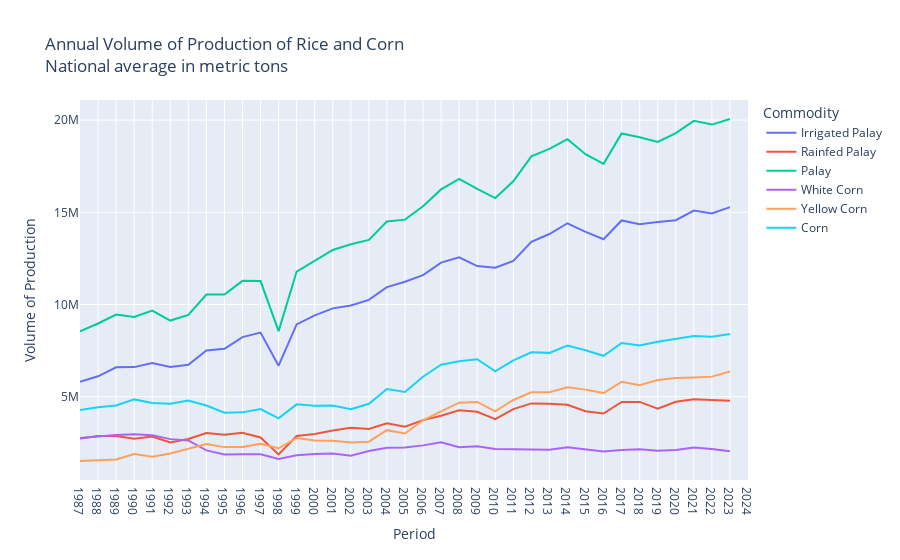
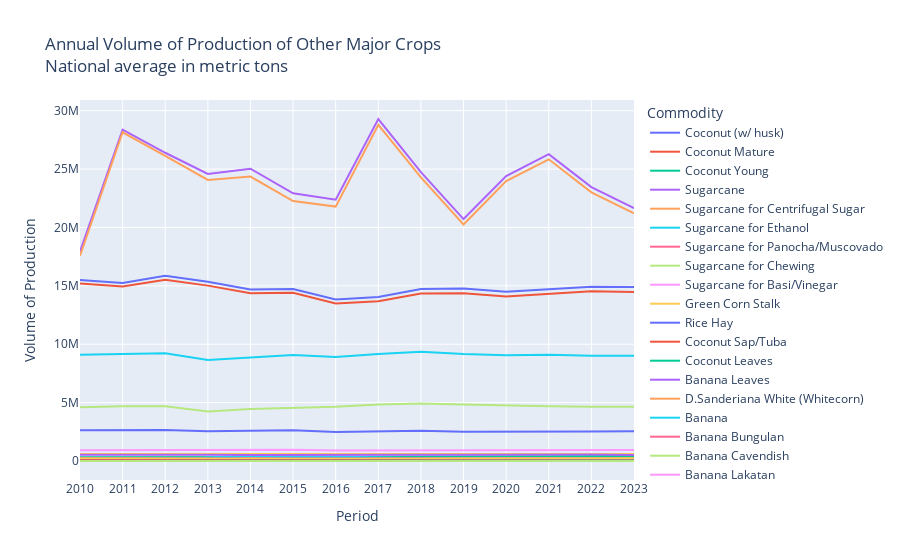

These figures' notebook cell, in order:
### Markdown cell above
## Data Overview

Selected major crops (analyzed are checked):
- ✅ Rice / Palay
- ✅ Corn / Maize
- Sweet Potato / Camote
- Mongo / Monggo / Mung Beans
- Banana
- Coconut
- Onion
- Garlic
- Sugarcane

### Code cell
# Volume of Production of Selected Major Crops
df = pd.read_csv("datasets/agricultural-indicators/volume_rice-corn.csv", skiprows=2)
df = df[df["Geolocation"] == "PHILIPPINES"]
df = df.filter(regex="Commodity|Geolocation|Annual", axis=1)
df.columns = map(lambda x: x.replace(" Annual", "") if "Annual" in x else x, df.columns)
df = df.melt(id_vars=["Commodity", "Geolocation"], value_vars=df.columns[2:], var_name="Period", value_name="Volume")
fig = px.line(df, x="Period", y="Volume", color="Commodity", title='Annual Volume of Production of Rice and Corn<br>National average in metric tons').update_layout(
    xaxis_title="Period", yaxis_title = "Volume of Production")
fig.show()

df = pd.read_csv("datasets/agricultural-indicators/volume_other-crops.csv", skiprows=2)
df = df[df["Geolocation"] == "PHILIPPINES"]
df = df.filter(regex="Commodity|Geolocation|Annual", axis=1)
df.columns = map(lambda x: x.replace(" Annual", "") if "Annual" in x else x, df.columns)
df = df.melt(id_vars=["Commodity", "Geolocation"], value_vars=df.columns[2:], var_name="Period", value_name="Volume")
fig = px.line(df, x="Period", y="Volume", color="Commodity", title='Annual Volume of Production of Other Major Crops<br>National average in metric tons').update_layout(
    xaxis_title="Period", yaxis_title = "Volume of Production")
fig.show()

### Figure 1 — Plotly figure (JSON) as saved in the notebook; plotly's stock layout.template omitted (floating-point values rounded to 4 significant figures)
{"data": [{"hovertemplate": "Commodity=Irrigated Palay<br>Period=%{x}<br>Volume=%{y}<extra></extra>", "legendgroup": "Irrigated Palay", "line": {"color": "#636efa", "dash": "solid"}, "marker": {"symbol": "circle"}, "mode": "lines", "name": "Irrigated Palay", "orientation": "v", "showlegend": true, "type": "scatter", "x": ["1987", "1988", "1989", "1990", "1991", "1992", "1993", "1994", "1995", "1996", "1997", "1998", "1999", "2000", "2001", "2002", "2003", "2004", "2005", "2006", "2007", "2008", "2009", "2010", "2011", "2012", "2013", "2014", "2015", "2016", "2017", "2018", "2019", "2020", "2021", "2022", "2023", "2024"], "xaxis": "x", "y": [5809108, 6105670, 6591818, 6604826, 6831737, 6611732, 6729559, 7511096, 7598555, 8233633, 8476448, 6681158, 8917882, 9412676, 9790260, 9949173, 10250223, 10941836, 11233793, 11594933, 12269390, 12556150, 12083264, 11992459, 12358931, 13400000.0, 13820000.0, 14410000.0, 13940000.0, 13540000.0, 14560000.0, 14350000.0, 14470000.0, 14570000.0, 15090000.0, 14940000.0, 15280000.0, ".."], "yaxis": "y"}, {"hovertemplate": "Commodity=Rainfed Palay<br>Period=%{x}<br>Volume=%{y}<extra></extra>", "legendgroup": "Rainfed Palay", "line": {"color": "#EF553B", "dash": "solid"}, "marker": {"symbol": "circle"}, "mode": "lines", "name": "Rainfed Palay", "orientation": "v", "showlegend": true, "type": "scatter", "x": ["1987", "1988", "1989", "1990", "1991", "1992", "1993", "1994", "1995", "1996", "1997", "1998", "1999", "2000", "2001", "2002", "2003", "2004", "2005", "2006", "2007", "2008", "2009", "2010", "2011", "2012", "2013", "2014", "2015", "2016", "2017", "2018", "2019", "2020", "2021", "2022", "2023", "2024"], "xaxis": "x", "y": [2730744, 2865360, 2866954, 2714450, 2841525, 2517208, 2704649, 3026958, 2942094, 3049935, 2792515, 1873666, 2868743, 2976736, 3164610, 3321480, 3249661, 3554948, 3369212, 3731773, 3970804, 4259398, 4183000.0, 3779860, 4325131, 4636000.0, 4616000.0, 4562000.0, 4212000.0, 4087000.0, 4719000.0, 4718000.0, 4346000.0, 4723000.0, 4866000.0, 4818000.0, 4780000.0, ".."], "yaxis": "y"}, {"hovertemplate": "Commodity=Palay<br>Period=%{x}<br>Volume=%{y}<extra></extra>", "legendgroup": "Palay", "line": {"color": "#00cc96", "dash": "solid"}, "marker": {"symbol": "circle"}, "mode": "lines", "name": "Palay", "orientation": "v", "showlegend": true, "type": "scatter", "x": ["1987", "1988", "1989", "1990", "1991", "1992", "1993", "1994", "1995", "1996", "1997", "1998", "1999", "2000", "2001", "2002", "2003", "2004", "2005", "2006", "2007", "2008", "2009", "2010", "2011", "2012", "2013", "2014", "2015", "2016", "2017", "2018", "2019", "2020", "2021", "2022", "2023", "2024"], "xaxis": "x", "y": [8539852, 8971030, 9458772, 9319276, 9673262, 9128940, 9434208, 10538054, 10540649, 11283568, 11268963, 8554824, 11786625, 12389412, 12954870, 13270653, 13499884, 14496784, 14603005, 15326706, 16240194, 16815548, 16270000.0, 15772319, 16684062, 18030000.0, 18440000.0, 18970000.0, 18150000.0, 17630000.0, 19280000.0, 19070000.0, 18810000.0, 19290000.0, 19960000.0, 19760000.0, 20060000.0, ".."], "yaxis": "y"}, {"hovertemplate": "Commodity=White Corn<br>Period=%{x}<br>Volume=%{y}<extra></extra>", "legendgroup": "White Corn", "line": {"color": "#ab63fa", "dash": "solid"}, "marker": {"symbol": "circle"}, "mode": "lines", "name": "White Corn", "orientation": "v", "showlegend": true, "type": "scatter", "x": ["1987", "1988", "1989", "1990", "1991", "1992", "1993", "1994", "1995", "1996", "1997", "1998", "1999", "2000", "2001", "2002", "2003", "2004", "2005", "2006", "2007", "2008", "2009", "2010", "2011", "2012", "2013", "2014", "2015", "2016", "2017", "2018", "2019", "2020", "2021", "2022", "2023", "2024"], "xaxis": "x", "y": [2764710, 2858878, 2922913, 2965557, 2905691, 2699589, 2627049, 2089905, 1862423, 1883087, 1879209, 1620465, 1823834, 1889338, 1917654, 1796929, 2052684, 2227430, 2251617, 2360840, 2527633, 2254567, 2316434, 2169103, 2150222, 2166000.0, 2129000.0, 2262000.0, 2135000.0, 2023000.0, 2104000.0, 2145000.0, 2071000.0, 2107000.0, 2242000.0, 2167000.0, 2037000.0, ".."], "yaxis": "y"}, {"hovertemplate": "Commodity=Yellow Corn<br>Period=%{x}<br>Volume=%{y}<extra></extra>", "legendgroup": "Yellow Corn", "line": {"color": "#FFA15A", "dash": "solid"}, "marker": {"symbol": "circle"}, "mode": "lines", "name": "Yellow Corn", "orientation": "v", "showlegend": true, "type": "scatter", "x": ["1987", "1988", "1989", "1990", "1991", "1992", "1993", "1994", "1995", "1996", "1997", "1998", "1999", "2000", "2001", "2002", "2003", "2004", "2005", "2006", "2007", "2008", "2009", "2010", "2011", "2012", "2013", "2014", "2015", "2016", "2017", "2018", "2019", "2020", "2021", "2022", "2023", "2024"], "xaxis": "x", "y": [1513409, 1569073, 1599282, 1888334, 1749335, 1919265, 2170928, 2429341, 2266087, 2268245, 2453208, 2202719, 2760759, 2621766, 2607358, 2522333, 2562941, 3185956, 3001543, 3721269, 4209307, 4673658, 4717599, 4207693, 4820999, 5242000.0, 5248000.0, 5508000.0, 5384000.0, 5196000.0, 5811000.0, 5627000.0, 5908000.0, 6011000.0, 6045000.0, 6089000.0, 6368000.0, ".."], "yaxis": "y"}, {"hovertemplate": "Commodity=Corn<br>Period=%{x}<br>Volume=%{y}<extra></extra>", "legendgroup": "Corn", "line": {"color": "#19d3f3", "dash": "solid"}, "marker": {"symbol": "circle"}, "mode": "lines", "name": "Corn", "orientation": "v", "showlegend": true, "type": "scatter", "x": ["1987", "1988", "1989", "1990", "1991", "1992", "1993", "1994", "1995", "1996", "1997", "1998", "1999", "2000", "2001", "2002", "2003", "2004", "2005", "2006", "2007", "2008", "2009", "2010", "2011", "2012", "2013", "2014", "2015", "2016", "2017", "2018", "2019", "2020", "2021", "2022", "2023", "2024"], "xaxis": "x", "y": [4278119, 4427951, 4522195, 4853891, 4655026, 4618854, 4797977, 4519246, 4128510, 4151332, 4332417, 3823184, 4584593, 4511104, 4525012, 4319262, 4615625, 5413386, 5253160, 6082109, 6736940, 6928225, 7034033, 6376796, 6971221, 7407000.0, 7377000.0, 7771000.0, 7519000.0, 7219000.0, 7915000.0, 7772000.0, 7979000.0, 8119000.0, 8287000.0, 8256000.0, 8405000.0, ".."], "yaxis": "y"}], "layout": {"legend": {"title": {"text": "Commodity"}, "tracegroupgap": 0}, "title": {"text": "Annual Volume of Production of Rice and Corn<br>National average in metric tons"}, "xaxis": {"anchor": "y", "domain": [0, 1], "title": {"text": "Period"}}, "yaxis": {"anchor": "x", "domain": [0, 1], "title": {"text": "Volume of Production"}}}}

### Figure 2 — Plotly figure (JSON) as saved in the notebook; plotly's stock layout.template omitted (floating-point values rounded to 4 significant figures)
{"data": [{"hovertemplate": "Commodity=Coconut (w/ husk)<br>Period=%{x}<br>Volume=%{y}<extra></extra>", "legendgroup": "Coconut (w/ husk)", "line": {"color": "#636efa", "dash": "solid"}, "marker": {"symbol": "circle"}, "mode": "lines", "name": "Coconut (w/ husk)", "orientation": "v", "showlegend": true, "type": "scatter", "x": ["2010", "2011", "2012", "2013", "2014", "2015", "2016", "2017", "2018", "2019", "2020", "2021", "2022", "2023"], "xaxis": "x", "y": [15510000.0, 15240000.0, 15860000.0, 15350000.0, 14700000.0, 14740000.0, 13830000.0, 14050000.0, 14730000.0, 14770000.0, 14490000.0, 14720000.0, 14930000.0, 14890000.0], "yaxis": "y"}, {"hovertemplate": "Commodity=Coconut Mature<br>Period=%{x}<br>Volume=%{y}<extra></extra>", "legendgroup": "Coconut Mature", "line": {"color": "#EF553B", "dash": "solid"}, "marker": {"symbol": "circle"}, "mode": "lines", "name": "Coconut Mature", "orientation": "v", "showlegend": true, "type": "scatter", "x": ["2010", "2011", "2012", "2013", "2014", "2015", "2016", "2017", "2018", "2019", "2020", "2021", "2022", "2023"], "xaxis": "x", "y": [15190000.0, 14930000.0, 15530000.0, 15020000.0, 14370000.0, 14400000.0, 13490000.0, 13690000.0, 14350000.0, 14370000.0, 14100000.0, 14320000.0, 14530000.0, 14470000.0], "yaxis": "y"}, {"hovertemplate": "Commodity=Coconut Young<br>Period=%{x}<br>Volume=%{y}<extra></extra>", "legendgroup": "Coconut Young", "line": {"color": "#00cc96", "dash": "solid"}, "marker": {"symbol": "circle"}, "mode": "lines", "name": "Coconut Young", "orientation": "v", "showlegend": true, "type": "scatter", "x": ["2010", "2011", "2012", "2013", "2014", "2015", "2016", "2017", "2018", "2019", "2020", "2021", "2022", "2023"], "xaxis": "x", "y": [317300.0, 311300.0, 335000.0, 337000.0, 327700.0, 334100.0, 339600.0, 362500.0, 373800.0, 390200.0, 394100.0, 396100.0, 398600.0, 426200.0], "yaxis": "y"}, {"hovertemplate": "Commodity=Sugarcane<br>Period=%{x}<br>Volume=%{y}<extra></extra>", "legendgroup": "Sugarcane", "line": {"color": "#ab63fa", "dash": "solid"}, "marker": {"symbol": "circle"}, "mode": "lines", "name": "Sugarcane", "orientation": "v", "showlegend": true, "type": "scatter", "x": ["2010", "2011", "2012", "2013", "2014", "2015", "2016", "2017", "2018", "2019", "2020", "2021", "2022", "2023"], "xaxis": "x", "y": [17930000.0, 28380000.0, 26400000.0, 24580000.0, 25030000.0, 22930000.0, 22370000.0, 29290000.0, 24730000.0, 20720000.0, 24400000.0, 26280000.0, 23460000.0, 21650000.0], "yaxis": "y"}, {"hovertemplate": "Commodity=Sugarcane for Centrifugal Sugar<br>Period=%{x}<br>Volume=%{y}<extra></extra>", "legendgroup": "Sugarcane for Centrifugal Sugar", "line": {"color": "#FFA15A", "dash": "solid"}, "marker": {"symbol": "circle"}, "mode": "lines", "name": "Sugarcane for Centrifugal Sugar", "orientation": "v", "showlegend": true, "type": "scatter", "x": ["2010", "2011", "2012", "2013", "2014", "2015", "2016", "2017", "2018", "2019", "2020", "2021", "2022", "2023"], "xaxis": "x", "y": [17580000.0, 28150186, 26132463, 24070000.0, 24352855, 22262862, 21785667, 28794354, 24287724, 20251228, 23964235, 25834224, 23003845, 21208408], "yaxis": "y"}, {"hovertemplate": "Commodity=Sugarcane for Ethanol<br>Period=%{x}<br>Volume=%{y}<extra></extra>", "legendgroup": "Sugarcane for Ethanol", "line": {"color": "#19d3f3", "dash": "solid"}, "marker": {"symbol": "circle"}, "mode": "lines", "name": "Sugarcane for Ethanol", "orientation": "v", "showlegend": true, "type": "scatter", "x": ["2010", "2011", "2012", "2013", "2014", "2015", "2016", "2017", "2018", "2019", "2020", "2021", "2022", "2023"], "xaxis": "x", "y": [118600.0, 0, 40880.0, 290500.0, 457915, 445000.0, 387900.0, 294700.0, 244600.0, 266100.0, 231300.0, 240400.0, 242000.0, 237100.0], "yaxis": "y"}, {"hovertemplate": "Commodity=Sugarcane for Panocha/Muscovado<br>Period=%{x}<br>Volume=%{y}<extra></extra>", "legendgroup": "Sugarcane for Panocha/Muscovado", "line": {"color": "#FF6692", "dash": "solid"}, "marker": {"symbol": "circle"}, "mode": "lines", "name": "Sugarcane for Panocha/Muscovado", "orientation": "v", "showlegend": true, "type": "scatter", "x": ["2010", "2011", "2012", "2013", "2014", "2015", "2016", "2017", "2018", "2019", "2020", "2021", "2022", "2023"], "xaxis": "x", "y": [225500.0, 220700.0, 217000.0, 219200.0, 213300.0, 213000.0, 191300.0, 192400.0, 192800.0, 196000.0, 197200.0, 196300.0, 202900.0, 196900.0], "yaxis": "y"}, {"hovertemplate": "Commodity=Sugarcane for Chewing<br>Period=%{x}<br>Volume=%{y}<extra></extra>", "legendgroup": "Sugarcane for Chewing", "line": {"color": "#B6E880", "dash": "solid"}, "marker": {"symbol": "circle"}, "mode": "lines", "name": "Sugarcane for Chewing", "orientation": "v", "showlegend": true, "type": "scatter", "x": ["2010", "2011", "2012", "2013", "2014", "2015", "2016", "2017", "2018", "2019", "2020", "2021", "2022", "2023"], "xaxis": "x", "y": [1373.0, 1241.0, 1130.0, 967.2, 862.1, 792.5, 714.7, 699.9, 687.3, 655.9, 641.5, 613.2, 573.5, 559.6], "yaxis": "y"}, {"hovertemplate": "Commodity=Sugarcane for Basi/Vinegar<br>Period=%{x}<br>Volume=%{y}<extra></extra>", "legendgroup": "Sugarcane for Basi/Vinegar", "line": {"color": "#FF97FF", "dash": "solid"}, "marker": {"symbol": "circle"}, "mode": "lines", "name": "Sugarcane for Basi/Vinegar", "orientation": "v", "showlegend": true, "type": "scatter", "x": ["2010", "2011", "2012", "2013", "2014", "2015", "2016", "2017", "2018", "2019", "2020", "2021", "2022", "2023"], "xaxis": "x", "y": [4468.0, 4375.0, 4471.0, 4603.0, 4926.0, 4779.0, 4916.0, 4822.0, 5006.0, 5302.0, 5562.0, 5867.0, 6110.0, 6092.0], "yaxis": "y"}, {"hovertemplate": "Commodity=Green Corn Stalk<br>Period=%{x}<br>Volume=%{y}<extra></extra>", "legendgroup": "Green Corn Stalk", "line": {"color": "#FECB52", "dash": "solid"}, "marker": {"symbol": "circle"}, "mode": "lines", "name": "Green Corn Stalk", "orientation": "v", "showlegend": true, "type": "scatter", "x": ["2010", "2011", "2012", "2013", "2014", "2015", "2016", "2017", "2018", "2019", "2020", "2021", "2022", "2023"], "xaxis": "x", "y": [71980.0, 71950.0, 71950.0, 72560.0, 72470.0, 74020.0, 77760.0, 76700.0, 87790.0, 98310.0, 98610.0, 101100.0, 99100.0, 98870.0], "yaxis": "y"}, {"hovertemplate": "Commodity=Rice Hay<br>Period=%{x}<br>Volume=%{y}<extra></extra>", "legendgroup": "Rice Hay", "line": {"color": "#636efa", "dash": "solid"}, "marker": {"symbol": "circle"}, "mode": "lines", "name": "Rice Hay", "orientation": "v", "showlegend": true, "type": "scatter", "x": ["2010", "2011", "2012", "2013", "2014", "2015", "2016", "2017", "2018", "2019", "2020", "2021", "2022", "2023"], "xaxis": "x", "y": [173900.0, 176900.0, 207900.0, 226900.0, 251400.0, 256000.0, 252600.0, 261000.0, 258600.0, 257800.0, 241300.0, 241400.0, 246800.0, 244500.0], "yaxis": "y"}, {"hovertemplate": "Commodity=Coconut Sap/Tuba<br>Period=%{x}<br>Volume=%{y}<extra></extra>", "legendgroup": "Coconut Sap/Tuba", "line": {"color": "#EF553B", "dash": "solid"}, "marker": {"symbol": "circle"}, "mode": "lines", "name": "Coconut Sap/Tuba", "orientation": "v", "showlegend": true, "type": "scatter", "x": ["2010", "2011", "2012", "2013", "2014", "2015", "2016", "2017", "2018", "2019", "2020", "2021", "2022", "2023"], "xaxis": "x", "y": [155900.0, 154700.0, 153000.0, 140300.0, 123100.0, 123400.0, 121400.0, 123700.0, 122200.0, 120500.0, 118100.0, 119900.0, 116200.0, 104100.0], "yaxis": "y"}, {"hovertemplate": "Commodity=Coconut Leaves<br>Period=%{x}<br>Volume=%{y}<extra></extra>", "legendgroup": "Coconut Leaves", "line": {"color": "#00cc96", "dash": "solid"}, "marker": {"symbol": "circle"}, "mode": "lines", "name": "Coconut Leaves", "orientation": "v", "showlegend": true, "type": "scatter", "x": ["2010", "2011", "2012", "2013", "2014", "2015", "2016", "2017", "2018", "2019", "2020", "2021", "2022", "2023"], "xaxis": "x", "y": [76580.0, 76540.0, 74240.0, 63910.0, 63400.0, 63720.0, 63450.0, 63340.0, 63230.0, 62590.0, 60460.0, 59530.0, 55970.0, 59700.0], "yaxis": "y"}, {"hovertemplate": "Commodity=Banana Leaves<br>Period=%{x}<br>Volume=%{y}<extra></extra>", "legendgroup": "Banana Leaves", "line": {"color": "#ab63fa", "dash": "solid"}, "marker": {"symbol": "circle"}, "mode": "lines", "name": "Banana Leaves", "orientation": "v", "showlegend": true, "type": "scatter", "x": ["2010", "2011", "2012", "2013", "2014", "2015", "2016", "2017", "2018", "2019", "2020", "2021", "2022", "2023"], "xaxis": "x", "y": [7491.0, 7507.0, 7624.0, 7476.0, 7533.0, 7711.0, 7712.0, 7855.0, 7981.0, 7976.0, 7895.0, 7903.0, 7871.0, 7915.0], "yaxis": "y"}, {"hovertemplate": "Commodity=D.Sanderiana White (Whitecorn)<br>Period=%{x}<br>Volume=%{y}<extra></extra>", "legendgroup": "D.Sanderiana White (Whitecorn)", "line": {"color": "#FFA15A", "dash": "solid"}, "marker": {"symbol": "circle"}, "mode": "lines", "name": "D.Sanderiana White (Whitecorn)", "orientation": "v", "showlegend": true, "type": "scatter", "x": ["2010", "2011", "2012", "2013", "2014", "2015", "2016", "2017", "2018", "2019", "2020", "2021", "2022", "2023"], "xaxis": "x", "y": [109.9, 110.7, 112.9, 113.6, 110.0, 106.2, 109.2, 102.0, 100.6, 100.6, 100.6, 100.7, 99.37, 98.52], "yaxis": "y"}, {"hovertemplate": "Commodity=Banana<br>Period=%{x}<br>Volume=%{y}<extra></extra>", "legendgroup": "Banana", "line": {"color": "#19d3f3", "dash": "solid"}, "marker": {"symbol": "circle"}, "mode": "lines", "name": "Banana", "orientation": "v", "showlegend": true, "type": "scatter", "x": ["2010", "2011", "2012", "2013", "2014", "2015", "2016", "2017", "2018", "2019", "2020", "2021", "2022", "2023"], "xaxis": "x", "y": [9101000.0, 9165000.0, 9227000.0, 8646000.0, 8885000.0, 9084000.0, 8904000.0, 9166000.0, 9359000.0, 9158000.0, 9056000.0, 9091000.0, 9013000.0, 9019000.0], "yaxis": "y"}, {"hovertemplate": "Commodity=Banana Bungulan<br>Period=%{x}<br>Volume=%{y}<extra></extra>", "legendgroup": "Banana Bungulan", "line": {"color": "#FF6692", "dash": "solid"}, "marker": {"symbol": "circle"}, "mode": "lines", "name": "Banana Bungulan", "orientation": "v", "showlegend": true, "type": "scatter", "x": ["2010", "2011", "2012", "2013", "2014", "2015", "2016", "2017", "2018", "2019", "2020", "2021", "2022", "2023"], "xaxis": "x", "y": [194000.0, 189200.0, 186300.0, 183200.0, 172900.0, 170900.0, 164200.0, 164100.0, 164000.0, 161600.0, 158200.0, 156600.0, 153800.0, 150000.0], "yaxis": "y"}, {"hovertemplate": "Commodity=Banana Cavendish<br>Period=%{x}<br>Volume=%{y}<extra></extra>", "legendgroup": "Banana Cavendish", "line": {"color": "#B6E880", "dash": "solid"}, "marker": {"symbol": "circle"}, "mode": "lines", "name": "Banana Cavendish", "orientation": "v", "showlegend": true, "type": "scatter", "x": ["2010", "2011", "2012", "2013", "2014", "2015", "2016", "2017", "2018", "2019", "2020", "2021", "2022", "2023"], "xaxis": "x", "y": [4601000.0, 4686000.0, 4695000.0, 4230000.0, 4448000.0, 4567000.0, 4638000.0, 4836000.0, 4919000.0, 4847000.0, 4743000.0, 4693000.0, 4649000.0, 4645000.0], "yaxis": "y"}, {"hovertemplate": "Commodity=Banana Lakatan<br>Period=%{x}<br>Volume=%{y}<extra></extra>", "legendgroup": "Banana Lakatan", "line": {"color": "#FF97FF", "dash": "solid"}, "marker": {"symbol": "circle"}, "mode": "lines", "name": "Banana Lakatan", "orientation": "v", "showlegend": true, "type": "scatter", "x": ["2010", "2011", "2012", "2013", "2014", "2015", "2016", "2017", "2018", "2019", "2020", "2021", "2022", "2023"], "xaxis": "x", "y": [921600.0, 926700.0, 942900.0, 930000.0, 954900.0, 970500.0, 898500.0, 911000.0, 929500.0, 909700.0, 925500.0, 961500.0, 966600.0, 946600.0], "yaxis": "y"}, {"hovertemplate": "Commodity=Banana Latundan<br>Period=%{x}<br>Volume=%{y}<extra></extra>", "legendgroup": "Banana Latundan", "line": {"color": "#FECB52", "dash": "solid"}, "marker": {"symbol": "circle"}, "mode": "lines", "name": "Banana Latundan", "orientation": "v", "showlegend": true, "type": "scatter", "x": ["2010", "2011", "2012", "2013", "2014", "2015", "2016", "2017", "2018", "2019", "2020", "2021", "2022", "2023"], "xaxis": "x", "y": [601200.0, 598400.0, 615900.0, 609600.0, 610300.0, 616700.0, 600300.0, 605000.0, 621300.0, 595300.0, 596100.0, 605500.0, 591300.0, 593400.0], "yaxis": "y"}, {"hovertemplate": "Commodity=Banana Saba<br>Period=%{x}<br>Volume=%{y}<extra></extra>", "legendgroup": "Banana Saba", "line": {"color": "#636efa", "dash": "solid"}, "marker": {"symbol": "circle"}, "mode": "lines", "name": "Banana Saba", "orientation": "v", "showlegend": true, "type": "scatter", "x": ["2010", "2011", "2012", "2013", "2014", "2015", "2016", "2017", "2018", "2019", "2020", "2021", "2022", "2023"], "xaxis": "x", "y": [2633000.0, 2617000.0, 2646000.0, 2557000.0, 2567000.0, 2627000.0, 2474000.0, 2520000.0, 2593000.0, 2513000.0, 2505000.0, 2544000.0, 2522000.0, 2555000.0], "yaxis": "y"}, {"hovertemplate": "Commodity=Banana Others<br>Period=%{x}<br>Volume=%{y}<extra></extra>", "legendgroup": "Banana Others", "line": {"color": "#EF553B", "dash": "solid"}, "marker": {"symbol": "circle"}, "mode": "lines", "name": "Banana Others", "orientation": "v", "showlegend": true, "type": "scatter", "x": ["2010", "2011", "2012", "2013", "2014", "2015", "2016", "2017", "2018", "2019", "2020", "2021", "2022", "2023"], "xaxis": "x", "y": [151300.0, 147900.0, 141100.0, 136300.0, 130800.0, 131900.0, 128100.0, 130000.0, 131600.0, 130800.0, 128500.0, 131200.0, 130700.0, 129800.0], "yaxis": "y"}, {"hovertemplate": "Commodity=Cabbage<br>Period=%{x}<br>Volume=%{y}<extra></extra>", "legendgroup": "Cabbage", "line": {"color": "#00cc96", "dash": "solid"}, "marker": {"symbol": "circle"}, "mode": "lines", "name": "Cabbage", "orientation": "v", "showlegend": true, "type": "scatter", "x": ["2010", "2011", "2012", "2013", "2014", "2015", "2016", "2017", "2018", "2019", "2020", "2021", "2022", "2023"], "xaxis": "x", "y": [129000.0, 125300.0, 126400.0, 127500.0, 128000.0, 125800.0, 123100.0, 122500.0, 120700.0, 128100.0, 129800.0, 124500.0, 121200.0, 128200.0], "yaxis": "y"}, {"hovertemplate": "Commodity=Sweet Potato/Camote<br>Period=%{x}<br>Volume=%{y}<extra></extra>", "legendgroup": "Sweet Potato/Camote", "line": {"color": "#ab63fa", "dash": "solid"}, "marker": {"symbol": "circle"}, "mode": "lines", "name": "Sweet Potato/Camote", "orientation": "v", "showlegend": true, "type": "scatter", "x": ["2010", "2011", "2012", "2013", "2014", "2015", "2016", "2017", "2018", "2019", "2020", "2021", "2022", "2023"], "xaxis": "x", "y": [541300.0, 516300.0, 516900.0, 528200.0, 519900.0, 536000.0, 529500.0, 537300.0, 525600.0, 525900.0, 546900.0, 545500.0, 558300.0, 523300.0], "yaxis": "y"}, {"hovertemplate": "Commodity=Garlic (Dried bulb)<br>Period=%{x}<br>Volume=%{y}<extra></extra>", "legendgroup": "Garlic (Dried bulb)", "line": {"color": "#FFA15A", "dash": "solid"}, "marker": {"symbol": "circle"}, "mode": "lines", "name": "Garlic (Dried bulb)", "orientation": "v", "showlegend": true, "type": "scatter", "x": ["2010", "2011", "2012", "2013", "2014", "2015", "2016", "2017", "2018", "2019", "2020", "2021", "2022", "2023"], "xaxis": "x", "y": [9563.0, 9056.0, 8808.0, 8986.0, 8993.0, 10420.0, 7469.0, 7751.0, 7559.0, 7256.0, 6767.0, 5890.0, 5885.0, 5765.0], "yaxis": "y"}, {"hovertemplate": "Commodity=Swamp Cabbage/Kangkong<br>Period=%{x}<br>Volume=%{y}<extra></extra>", "legendgroup": "Swamp Cabbage/Kangkong", "line": {"color": "#19d3f3", "dash": "solid"}, "marker": {"symbol": "circle"}, "mode": "lines", "name": "Swamp Cabbage/Kangkong", "orientation": "v", "showlegend": true, "type": "scatter", "x": ["2010", "2011", "2012", "2013", "2014", "2015", "2016", "2017", "2018", "2019", "2020", "2021", "2022", "2023"], "xaxis": "x", "y": [80800.0, 79570.0, 77410.0, 75440.0, 73110.0, 71970.0, 69650.0, 69140.0, 68870.0, 68320.0, 68201, 69400.0, 71590.0, 67220.0], "yaxis": "y"}, {"hovertemplate": "Commodity=Onion (mature bulb)<br>Period=%{x}<br>Volume=%{y}<extra></extra>", "legendgroup": "Onion (mature bulb)", "line": {"color": "#FF6692", "dash": "solid"}, "marker": {"symbol": "circle"}, "mode": "lines", "name": "Onion (mature bulb)", "orientation": "v", "showlegend": true, "type": "scatter", "x": ["2010", "2011", "2012", "2013", "2014", "2015", "2016", "2017", "2018", "2019", "2020", "2021", "2022", "2023"], "xaxis": "x", "y": [135400.0, 128400.0, 124900.0, 134200.0, 203700.0, 181200.0, 122600.0, 184400.0, 172700.0, 222100.0, 229500.0, 218000.0, 241000.0, 252500.0], "yaxis": "y"}, {"hovertemplate": "Commodity=Onion, bermuda<br>Period=%{x}<br>Volume=%{y}<extra></extra>", "legendgroup": "Onion, bermuda", "line": {"color": "#B6E880", "dash": "solid"}, "marker": {"symbol": "circle"}, "mode": "lines", "name": "Onion, bermuda", "orientation": "v", "showlegend": true, "type": "scatter", "x": ["2010", "2011", "2012", "2013", "2014", "2015", "2016", "2017", "2018", "2019", "2020", "2021", "2022", "2023"], "xaxis": "x", "y": [96470.0, 88220.0, 84800.0, 94870.0, 164200.0, 143000.0, 87370.0, 146800.0, 135700.0, 185100.0, 191000.0, 179700.0, 203700.0, 210100.0], "yaxis": "y"}, {"hovertemplate": "Commodity=Onion, native<br>Period=%{x}<br>Volume=%{y}<extra></extra>", "legendgroup": "Onion, native", "line": {"color": "#FF97FF", "dash": "solid"}, "marker": {"symbol": "circle"}, "mode": "lines", "name": "Onion, native", "orientation": "v", "showlegend": true, "type": "scatter", "x": ["2010", "2011", "2012", "2013", "2014", "2015", "2016", "2017", "2018", "2019", "2020", "2021", "2022", "2023"], "xaxis": "x", "y": [38900.0, 40160.0, 40090.0, 39370.0, 39470.0, 38200.0, 35230.0, 37630.0, 36930.0, 36950.0, 38560.0, 38400.0, 37350.0, 42390.0], "yaxis": "y"}, {"hovertemplate": "Commodity=Tomato<br>Period=%{x}<br>Volume=%{y}<extra></extra>", "legendgroup": "Tomato", "line": {"color": "#FECB52", "dash": "solid"}, "marker": {"symbol": "circle"}, "mode": "lines", "name": "Tomato", "orientation": "v", "showlegend": true, "type": "scatter", "x": ["2010", "2011", "2012", "2013", "2014", "2015", "2016", "2017", "2018", "2019", "2020", "2021", "2022", "2023"], "xaxis": "x", "y": [204300.0, 203600.0, 203600.0, 207700.0, 214600.0, 214800.0, 210700.0, 218800.0, 220800.0, 223300.0, 222000.0, 225500.0, 216600.0, 219300.0], "yaxis": "y"}, {"hovertemplate": "Commodity=Banana Blossom<br>Period=%{x}<br>Volume=%{y}<extra></extra>", "legendgroup": "Banana Blossom", "line": {"color": "#636efa", "dash": "solid"}, "marker": {"symbol": "circle"}, "mode": "lines", "name": "Banana Blossom", "orientation": "v", "showlegend": true, "type": "scatter", "x": ["2010", "2011", "2012", "2013", "2014", "2015", "2016", "2017", "2018", "2019", "2020", "2021", "2022", "2023"], "xaxis": "x", "y": [62430.0, 58440.0, 59700.0, 59540.0, 58370.0, 57570.0, 54970.0, 54560.0, 55850.0, 53720.0, 55830.0, 56730.0, 56630.0, 52010.0], "yaxis": "y"}, {"hovertemplate": "Commodity=Camote tops<br>Period=%{x}<br>Volume=%{y}<extra></extra>", "legendgroup": "Camote tops", "line": {"color": "#EF553B", "dash": "solid"}, "marker": {"symbol": "circle"}, "mode": "lines", "name": "Camote tops", "orientation": "v", "showlegend": true, "type": "scatter", "x": ["2010", "2011", "2012", "2013", "2014", "2015", "2016", "2017", "2018", "2019", "2020", "2021", "2022", "2023"], "xaxis": "x", "y": [59720.0, 59490.0, 59270.0, 58600.0, 57140.0, 56020.0, 54580.0, 54720.0, 54824, 54860.0, 54570.0, 55130.0, 56780.0, 52340.0], "yaxis": "y"}, {"hovertemplate": "Commodity=Onion leeks<br>Period=%{x}<br>Volume=%{y}<extra></extra>", "legendgroup": "Onion leeks", "line": {"color": "#00cc96", "dash": "solid"}, "marker": {"symbol": "circle"}, "mode": "lines", "name": "Onion leeks", "orientation": "v", "showlegend": true, "type": "scatter", "x": ["2010", "2011", "2012", "2013", "2014", "2015", "2016", "2017", "2018", "2019", "2020", "2021", "2022", "2023"], "xaxis": "x", "y": [10700.0, 10290.0, 10040.0, 9370.0, 9093.0, 8663.0, 6631.0, 4877.0, 4510.0, 4457.0, 4482.0, 4461.0, 4603.0, 15050.0], "yaxis": "y"}, {"hovertemplate": "Commodity=Coconut pith<br>Period=%{x}<br>Volume=%{y}<extra></extra>", "legendgroup": "Coconut pith", "line": {"color": "#ab63fa", "dash": "solid"}, "marker": {"symbol": "circle"}, "mode": "lines", "name": "Coconut pith", "orientation": "v", "showlegend": true, "type": "scatter", "x": ["2010", "2011", "2012", "2013", "2014", "2015", "2016", "2017", "2018", "2019", "2020", "2021", "2022", "2023"], "xaxis": "x", "y": [1613.0, 1635.0, 1653.0, 2252.0, 1598.0, 1548.0, 1416.0, 1446.0, 1409.0, 1380.0, 1426.0, 1427.0, 1381.0, 3001.0], "yaxis": "y"}, {"hovertemplate": "Commodity=Garlic leeks<br>Period=%{x}<br>Volume=%{y}<extra></extra>", "legendgroup": "Garlic leeks", "line": {"color": "#FFA15A", "dash": "solid"}, "marker": {"symbol": "circle"}, "mode": "lines", "name": "Garlic leeks", "orientation": "v", "showlegend": true, "type": "scatter", "x": ["2010", "2011", "2012", "2013", "2014", "2015", "2016", "2017", "2018", "2019", "2020", "2021", "2022", "2023"], "xaxis": "x", "y": [0, 0, 1.55, 2.6, 2.85, 3.01, 3.04, 2.96, 11.92, 10.94, 6.69, 5, 3.24, 3.53], "yaxis": "y"}, {"hovertemplate": "Commodity=Banana pith<br>Period=%{x}<br>Volume=%{y}<extra></extra>", "legendgroup": "Banana pith", "line": {"color": "#19d3f3", "dash": "solid"}, "marker": {"symbol": "circle"}, "mode": "lines", "name": "Banana pith", "orientation": "v", "showlegend": true, "type": "scatter", "x": ["2010", "2011", "2012", "2013", "2014", "2015", "2016", "2017", "2018", "2019", "2020", "2021", "2022", "2023"], "xaxis": "x", "y": [499.7, 512.3, 544.7, 597.0, 584.7, 557.4, 562.6, 591.5, 619.2, 601.1, 590.8, 579.9, 575.8, 509.9], "yaxis": "y"}, {"hovertemplate": "Commodity=Young corn<br>Period=%{x}<br>Volume=%{y}<extra></extra>", "legendgroup": "Young corn", "line": {"color": "#FF6692", "dash": "solid"}, "marker": {"symbol": "circle"}, "mode": "lines", "name": "Young corn", "orientation": "v", "showlegend": true, "type": "scatter", "x": ["2010", "2011", "2012", "2013", "2014", "2015", "2016", "2017", "2018", "2019", "2020", "2021", "2022", "2023"], "xaxis": "x", "y": [0, 0, 0, 1.05, 0.35, 0.8, 3.83, 4.17, 3.78, 81.75, 169.3, 170.6, 242.2, 282.6], "yaxis": "y"}, {"hovertemplate": "Commodity=Spring Onion<br>Period=%{x}<br>Volume=%{y}<extra></extra>", "legendgroup": "Spring Onion", "line": {"color": "#B6E880", "dash": "solid"}, "marker": {"symbol": "circle"}, "mode": "lines", "name": "Spring Onion", "orientation": "v", "showlegend": true, "type": "scatter", "x": ["2010", "2011", "2012", "2013", "2014", "2015", "2016", "2017", "2018", "2019", "2020", "2021", "2022", "2023"], "xaxis": "x", "y": [0, 4, 3, 511.9, 721.7, 820.4, 2218.0, 4436.0, 4777.0, 4641.0, 4655.0, 4696.0, 4767.0, 4705.0], "yaxis": "y"}], "layout": {"legend": {"title": {"text": "Commodity"}, "tracegroupgap": 0}, "title": {"text": "Annual Volume of Production of Other Major Crops<br>National average in metric tons"}, "xaxis": {"anchor": "y", "domain": [0, 1], "title": {"text": "Period"}}, "yaxis": {"anchor": "x", "domain": [0, 1], "title": {"text": "Volume of Production"}}}}
